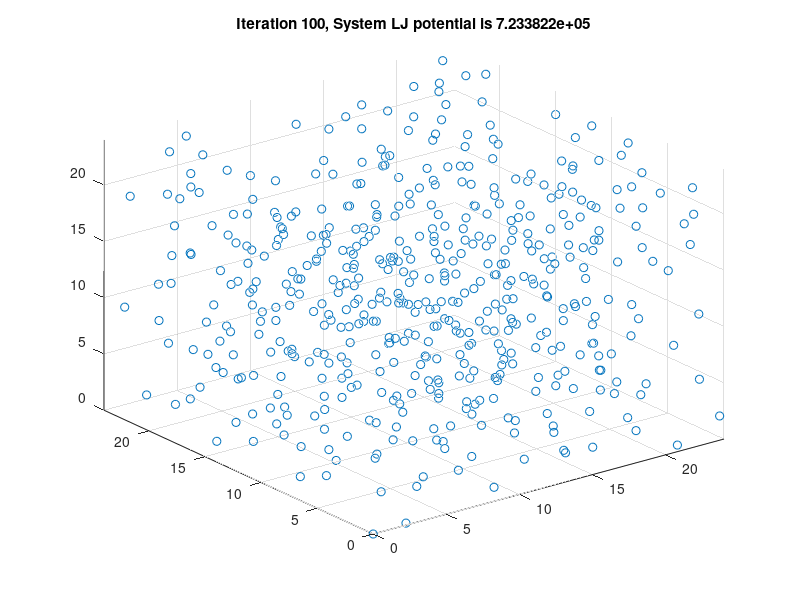

Here is the MATLAB script that generated this plot: (Note: this script raises an error after producing the figure.)
load('LJArgon_500_100iteration.mat');
num_iteration = 1000;
xbound = 24;
ybound = 24;
zbound = 24;

figure(1);
for i = 1:num_iteration
    scatter3(position_data_history(i,:,1),position_data_history(i,:,2),position_data_history(i,:,3));
    set(gca,'XLim',[0 xbound],'YLim',[0 ybound],'ZLim',[0 zbound])
    LJ_energy = sum(position_data_history(i,:,4));
    title_str = sprintf('Iteration %d, System LJ potential is %e', i, LJ_energy);
    title(title_str);
    pause(1.5);
end